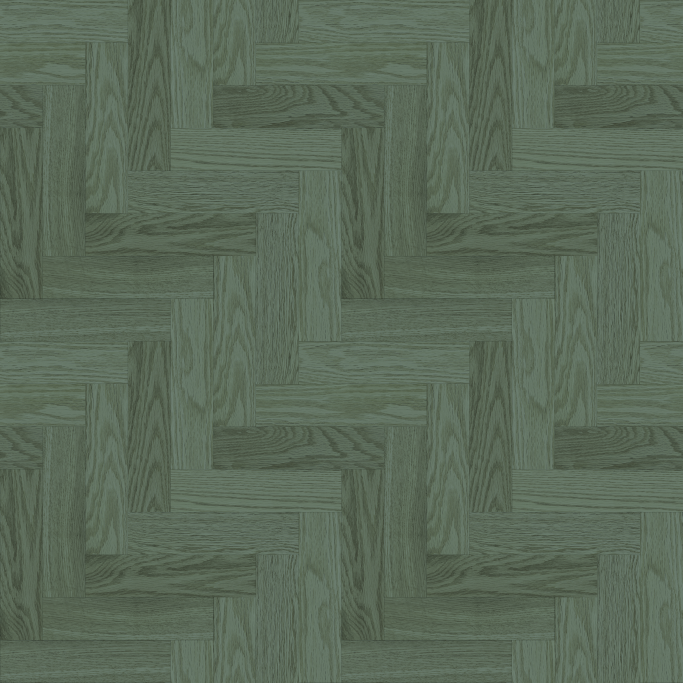
#> input picture resources/images/56_wood flooring colored texture-seamless_hr.jpg, 2048 x 2048 px, found by its file name (shown at 1/3 size)
$ python convert_wood.py
#> lines starting #> are read from the running program, lines starting #| are printed output that depends on the picture
from PIL import Image
import os

src = r'C:\laragon\www\lucideinktwebshop\resources\images\56_wood flooring colored texture-seamless_hr.jpg'
dst = r'C:\laragon\www\lucideinktwebshop\resources\images\56_wood flooring colored texture-seamless_hr.webp'

img = Image.open(src)
#> img is the input picture: PIL image 2048x2048 RGB; mean R, G, B 91.1, 105.9, 88.7
print(f'Original: {img.size}, {os.path.getsize(src)/1024:.1f} KB')
#| Original: (2048, 2048), 2579.1 KB

# Resize to 800x800 (seamless textures keep square ratio)
img = img.resize((800, 800), Image.LANCZOS)
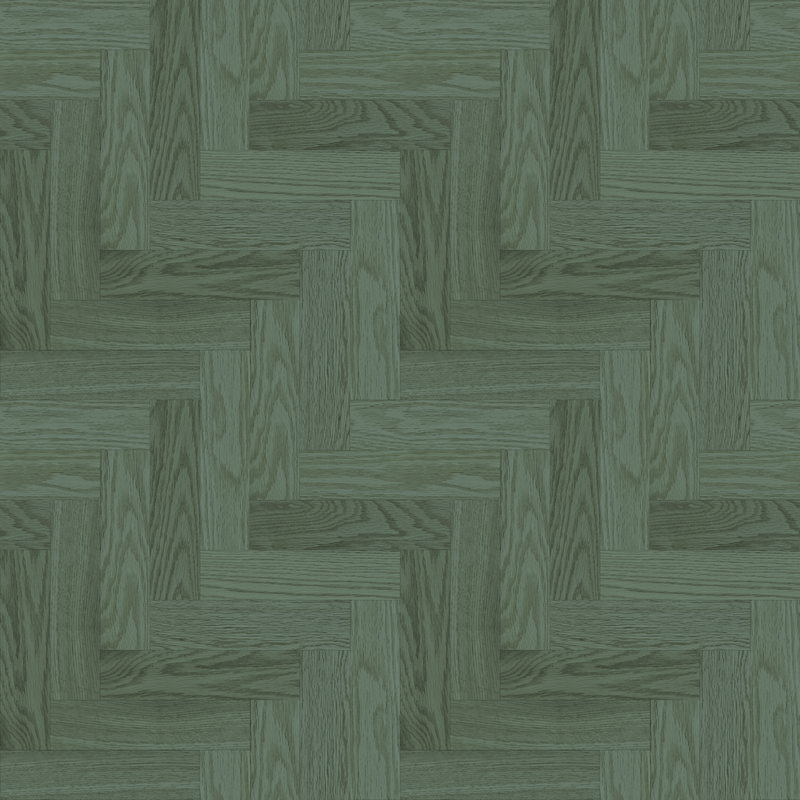
#> img: PIL image 800x800 RGB; mean R, G, B 91.1, 105.9, 88.7
img.save(dst, 'WEBP', quality=82)

size = os.path.getsize(dst)
print(f'Saved: 800x800px, {size/1024:.1f} KB ({size/1024/1024:.2f} MB)')
